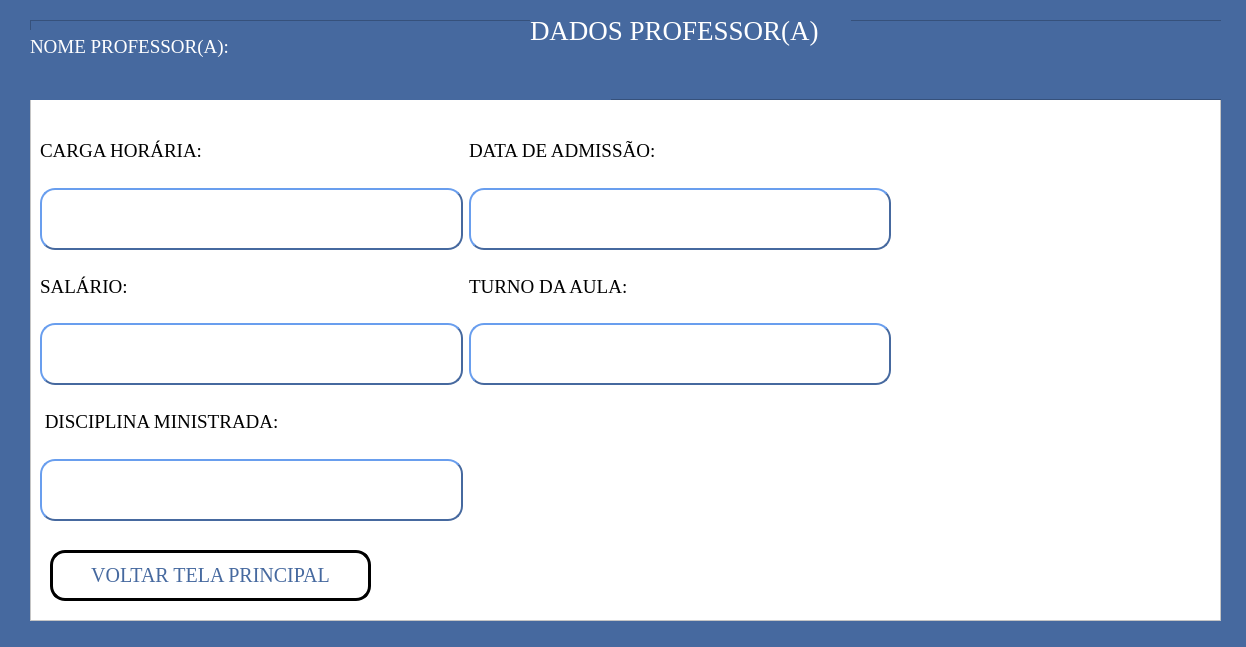
<?xml version="1.0" encoding="UTF-8"?>
<ui version="4.0">
 <class>MainWindow</class>
 <widget class="QMainWindow" name="MainWindow">
  <property name="geometry">
   <rect>
    <x>0</x>
    <y>0</y>
    <width>1246</width>
    <height>647</height>
   </rect>
  </property>
  <property name="windowTitle">
   <string>Tela Dados Professor</string>
  </property>
  <property name="windowIcon">
   <iconset>
    <normaloff>imagens/diplomado.png</normaloff>imagens/diplomado.png</iconset>
  </property>
  <property name="styleSheet">
   <string notr="true">background-color:rgb(70, 105, 159);</string>
  </property>
  <widget class="QWidget" name="centralwidget">
   <widget class="QLabel" name="label_47">
    <property name="geometry">
     <rect>
      <x>200</x>
      <y>30</y>
      <width>251</width>
      <height>22</height>
     </rect>
    </property>
    <property name="font">
     <font>
      <family>Bahnschrift</family>
      <pointsize>12</pointsize>
     </font>
    </property>
    <property name="styleSheet">
     <string notr="true">background-color: transparent;
COLOR:rgb(255, 255, 255)</string>
    </property>
    <property name="text">
     <string/>
    </property>
   </widget>
   <widget class="QFrame" name="frame">
    <property name="geometry">
     <rect>
      <x>30</x>
      <y>20</y>
      <width>1191</width>
      <height>601</height>
     </rect>
    </property>
    <property name="styleSheet">
     <string notr="true">background-color: rgb(255, 255, 255);</string>
    </property>
    <property name="frameShape">
     <enum>QFrame::StyledPanel</enum>
    </property>
    <property name="frameShadow">
     <enum>QFrame::Raised</enum>
    </property>
    <widget class="QWidget" name="layoutWidget">
     <property name="geometry">
      <rect>
       <x>10</x>
       <y>100</y>
       <width>851</width>
       <height>401</height>
      </rect>
     </property>
     <layout class="QGridLayout" name="gridLayout">
      <item row="3" column="1">
       <widget class="QLabel" name="label_51">
        <property name="palette">
         <palette>
          <active>
           <colorrole role="WindowText">
            <brush brushstyle="SolidPattern">
             <color alpha="255">
              <red>0</red>
              <green>0</green>
              <blue>0</blue>
             </color>
            </brush>
           </colorrole>
           <colorrole role="Button">
            <brush brushstyle="SolidPattern">
             <color alpha="0">
              <red>0</red>
              <green>0</green>
              <blue>0</blue>
             </color>
            </brush>
           </colorrole>
           <colorrole role="Text">
            <brush brushstyle="SolidPattern">
             <color alpha="255">
              <red>0</red>
              <green>0</green>
              <blue>0</blue>
             </color>
            </brush>
           </colorrole>
           <colorrole role="ButtonText">
            <brush brushstyle="SolidPattern">
             <color alpha="255">
              <red>0</red>
              <green>0</green>
              <blue>0</blue>
             </color>
            </brush>
           </colorrole>
           <colorrole role="Base">
            <brush brushstyle="SolidPattern">
             <color alpha="0">
              <red>0</red>
              <green>0</green>
              <blue>0</blue>
             </color>
            </brush>
           </colorrole>
           <colorrole role="Window">
            <brush brushstyle="SolidPattern">
             <color alpha="0">
              <red>0</red>
              <green>0</green>
              <blue>0</blue>
             </color>
            </brush>
           </colorrole>
          </active>
          <inactive>
           <colorrole role="WindowText">
            <brush brushstyle="SolidPattern">
             <color alpha="255">
              <red>0</red>
              <green>0</green>
              <blue>0</blue>
             </color>
            </brush>
           </colorrole>
           <colorrole role="Button">
            <brush brushstyle="SolidPattern">
             <color alpha="0">
              <red>0</red>
              <green>0</green>
              <blue>0</blue>
             </color>
            </brush>
           </colorrole>
           <colorrole role="Text">
            <brush brushstyle="SolidPattern">
             <color alpha="255">
              <red>0</red>
              <green>0</green>
              <blue>0</blue>
             </color>
            </brush>
           </colorrole>
           <colorrole role="ButtonText">
            <brush brushstyle="SolidPattern">
             <color alpha="255">
              <red>0</red>
              <green>0</green>
              <blue>0</blue>
             </color>
            </brush>
           </colorrole>
           <colorrole role="Base">
            <brush brushstyle="SolidPattern">
             <color alpha="0">
              <red>0</red>
              <green>0</green>
              <blue>0</blue>
             </color>
            </brush>
           </colorrole>
           <colorrole role="Window">
            <brush brushstyle="SolidPattern">
             <color alpha="0">
              <red>0</red>
              <green>0</green>
              <blue>0</blue>
             </color>
            </brush>
           </colorrole>
          </inactive>
          <disabled>
           <colorrole role="WindowText">
            <brush brushstyle="SolidPattern">
             <color alpha="255">
              <red>0</red>
              <green>0</green>
              <blue>0</blue>
             </color>
            </brush>
           </colorrole>
           <colorrole role="Button">
            <brush brushstyle="SolidPattern">
             <color alpha="0">
              <red>0</red>
              <green>0</green>
              <blue>0</blue>
             </color>
            </brush>
           </colorrole>
           <colorrole role="Text">
            <brush brushstyle="SolidPattern">
             <color alpha="255">
              <red>0</red>
              <green>0</green>
              <blue>0</blue>
             </color>
            </brush>
           </colorrole>
           <colorrole role="ButtonText">
            <brush brushstyle="SolidPattern">
             <color alpha="255">
              <red>0</red>
              <green>0</green>
              <blue>0</blue>
             </color>
            </brush>
           </colorrole>
           <colorrole role="Base">
            <brush brushstyle="SolidPattern">
             <color alpha="0">
              <red>0</red>
              <green>0</green>
              <blue>0</blue>
             </color>
            </brush>
           </colorrole>
           <colorrole role="Window">
            <brush brushstyle="SolidPattern">
             <color alpha="0">
              <red>0</red>
              <green>0</green>
              <blue>0</blue>
             </color>
            </brush>
           </colorrole>
          </disabled>
         </palette>
        </property>
        <property name="font">
         <font>
          <family>Georgia</family>
          <pointsize>14</pointsize>
          <weight>50</weight>
          <bold>false</bold>
         </font>
        </property>
        <property name="styleSheet">
         <string notr="true">background-color: transparent;
color: rgb(0, 0, 0);</string>
        </property>
        <property name="text">
         <string>TURNO DA AULA:</string>
        </property>
       </widget>
      </item>
      <item row="4" column="0">
       <widget class="QLabel" name="text_3">
        <property name="font">
         <font>
          <family>Georgia</family>
          <pointsize>12</pointsize>
          <weight>50</weight>
          <bold>false</bold>
         </font>
        </property>
        <property name="styleSheet">
         <string notr="true">background-color:rgb(255, 255, 255);
border-radius:15px;
border-style:outset;
border-width:2px;
border-color:rgb(70, 105, 159);
color:rgb(70, 105, 159)</string>
        </property>
        <property name="text">
         <string>&lt;html&gt;&lt;head/&gt;&lt;body&gt;&lt;p align=&quot;center&quot;&gt;&lt;br/&gt;&lt;/p&gt;&lt;/body&gt;&lt;/html&gt;</string>
        </property>
       </widget>
      </item>
      <item row="3" column="0">
       <widget class="QLabel" name="label_50">
        <property name="palette">
         <palette>
          <active>
           <colorrole role="WindowText">
            <brush brushstyle="SolidPattern">
             <color alpha="255">
              <red>0</red>
              <green>0</green>
              <blue>0</blue>
             </color>
            </brush>
           </colorrole>
           <colorrole role="Button">
            <brush brushstyle="SolidPattern">
             <color alpha="0">
              <red>0</red>
              <green>0</green>
              <blue>0</blue>
             </color>
            </brush>
           </colorrole>
           <colorrole role="Text">
            <brush brushstyle="SolidPattern">
             <color alpha="255">
              <red>0</red>
              <green>0</green>
              <blue>0</blue>
             </color>
            </brush>
           </colorrole>
           <colorrole role="ButtonText">
            <brush brushstyle="SolidPattern">
             <color alpha="255">
              <red>0</red>
              <green>0</green>
              <blue>0</blue>
             </color>
            </brush>
           </colorrole>
           <colorrole role="Base">
            <brush brushstyle="SolidPattern">
             <color alpha="0">
              <red>0</red>
              <green>0</green>
              <blue>0</blue>
             </color>
            </brush>
           </colorrole>
           <colorrole role="Window">
            <brush brushstyle="SolidPattern">
             <color alpha="0">
              <red>0</red>
              <green>0</green>
              <blue>0</blue>
             </color>
            </brush>
           </colorrole>
          </active>
          <inactive>
           <colorrole role="WindowText">
            <brush brushstyle="SolidPattern">
             <color alpha="255">
              <red>0</red>
              <green>0</green>
              <blue>0</blue>
             </color>
            </brush>
           </colorrole>
           <colorrole role="Button">
            <brush brushstyle="SolidPattern">
             <color alpha="0">
              <red>0</red>
              <green>0</green>
              <blue>0</blue>
             </color>
            </brush>
           </colorrole>
           <colorrole role="Text">
            <brush brushstyle="SolidPattern">
             <color alpha="255">
              <red>0</red>
              <green>0</green>
              <blue>0</blue>
             </color>
            </brush>
           </colorrole>
           <colorrole role="ButtonText">
            <brush brushstyle="SolidPattern">
             <color alpha="255">
              <red>0</red>
              <green>0</green>
              <blue>0</blue>
             </color>
            </brush>
           </colorrole>
           <colorrole role="Base">
            <brush brushstyle="SolidPattern">
             <color alpha="0">
              <red>0</red>
              <green>0</green>
              <blue>0</blue>
             </color>
            </brush>
           </colorrole>
           <colorrole role="Window">
            <brush brushstyle="SolidPattern">
             <color alpha="0">
              <red>0</red>
              <green>0</green>
              <blue>0</blue>
             </color>
            </brush>
           </colorrole>
          </inactive>
          <disabled>
           <colorrole role="WindowText">
            <brush brushstyle="SolidPattern">
             <color alpha="255">
              <red>0</red>
              <green>0</green>
              <blue>0</blue>
             </color>
            </brush>
           </colorrole>
           <colorrole role="Button">
            <brush brushstyle="SolidPattern">
             <color alpha="0">
              <red>0</red>
              <green>0</green>
              <blue>0</blue>
             </color>
            </brush>
           </colorrole>
           <colorrole role="Text">
            <brush brushstyle="SolidPattern">
             <color alpha="255">
              <red>0</red>
              <green>0</green>
              <blue>0</blue>
             </color>
            </brush>
           </colorrole>
           <colorrole role="ButtonText">
            <brush brushstyle="SolidPattern">
             <color alpha="255">
              <red>0</red>
              <green>0</green>
              <blue>0</blue>
             </color>
            </brush>
           </colorrole>
           <colorrole role="Base">
            <brush brushstyle="SolidPattern">
             <color alpha="0">
              <red>0</red>
              <green>0</green>
              <blue>0</blue>
             </color>
            </brush>
           </colorrole>
           <colorrole role="Window">
            <brush brushstyle="SolidPattern">
             <color alpha="0">
              <red>0</red>
              <green>0</green>
              <blue>0</blue>
             </color>
            </brush>
           </colorrole>
          </disabled>
         </palette>
        </property>
        <property name="font">
         <font>
          <family>Georgia</family>
          <pointsize>14</pointsize>
          <weight>50</weight>
          <bold>false</bold>
         </font>
        </property>
        <property name="styleSheet">
         <string notr="true">background-color: transparent;
color: rgb(0, 0, 0);</string>
        </property>
        <property name="text">
         <string>SALÁRIO:</string>
        </property>
       </widget>
      </item>
      <item row="0" column="0">
       <widget class="QLabel" name="label_49">
        <property name="palette">
         <palette>
          <active>
           <colorrole role="WindowText">
            <brush brushstyle="SolidPattern">
             <color alpha="255">
              <red>0</red>
              <green>0</green>
              <blue>0</blue>
             </color>
            </brush>
           </colorrole>
           <colorrole role="Button">
            <brush brushstyle="SolidPattern">
             <color alpha="0">
              <red>0</red>
              <green>0</green>
              <blue>0</blue>
             </color>
            </brush>
           </colorrole>
           <colorrole role="Text">
            <brush brushstyle="SolidPattern">
             <color alpha="255">
              <red>0</red>
              <green>0</green>
              <blue>0</blue>
             </color>
            </brush>
           </colorrole>
           <colorrole role="ButtonText">
            <brush brushstyle="SolidPattern">
             <color alpha="255">
              <red>0</red>
              <green>0</green>
              <blue>0</blue>
             </color>
            </brush>
           </colorrole>
           <colorrole role="Base">
            <brush brushstyle="SolidPattern">
             <color alpha="0">
              <red>0</red>
              <green>0</green>
              <blue>0</blue>
             </color>
            </brush>
           </colorrole>
           <colorrole role="Window">
            <brush brushstyle="SolidPattern">
             <color alpha="0">
              <red>0</red>
              <green>0</green>
              <blue>0</blue>
             </color>
            </brush>
           </colorrole>
          </active>
          <inactive>
           <colorrole role="WindowText">
            <brush brushstyle="SolidPattern">
             <color alpha="255">
              <red>0</red>
              <green>0</green>
              <blue>0</blue>
             </color>
            </brush>
           </colorrole>
           <colorrole role="Button">
            <brush brushstyle="SolidPattern">
             <color alpha="0">
              <red>0</red>
              <green>0</green>
              <blue>0</blue>
             </color>
            </brush>
           </colorrole>
           <colorrole role="Text">
            <brush brushstyle="SolidPattern">
             <color alpha="255">
              <red>0</red>
              <green>0</green>
              <blue>0</blue>
             </color>
            </brush>
           </colorrole>
           <colorrole role="ButtonText">
            <brush brushstyle="SolidPattern">
             <color alpha="255">
              <red>0</red>
              <green>0</green>
              <blue>0</blue>
             </color>
            </brush>
           </colorrole>
           <colorrole role="Base">
            <brush brushstyle="SolidPattern">
             <color alpha="0">
              <red>0</red>
              <green>0</green>
              <blue>0</blue>
             </color>
            </brush>
           </colorrole>
           <colorrole role="Window">
            <brush brushstyle="SolidPattern">
             <color alpha="0">
              <red>0</red>
              <green>0</green>
              <blue>0</blue>
             </color>
            </brush>
           </colorrole>
          </inactive>
          <disabled>
           <colorrole role="WindowText">
            <brush brushstyle="SolidPattern">
             <color alpha="255">
              <red>0</red>
              <green>0</green>
              <blue>0</blue>
             </color>
            </brush>
           </colorrole>
           <colorrole role="Button">
            <brush brushstyle="SolidPattern">
             <color alpha="0">
              <red>0</red>
              <green>0</green>
              <blue>0</blue>
             </color>
            </brush>
           </colorrole>
           <colorrole role="Text">
            <brush brushstyle="SolidPattern">
             <color alpha="255">
              <red>0</red>
              <green>0</green>
              <blue>0</blue>
             </color>
            </brush>
           </colorrole>
           <colorrole role="ButtonText">
            <brush brushstyle="SolidPattern">
             <color alpha="255">
              <red>0</red>
              <green>0</green>
              <blue>0</blue>
             </color>
            </brush>
           </colorrole>
           <colorrole role="Base">
            <brush brushstyle="SolidPattern">
             <color alpha="0">
              <red>0</red>
              <green>0</green>
              <blue>0</blue>
             </color>
            </brush>
           </colorrole>
           <colorrole role="Window">
            <brush brushstyle="SolidPattern">
             <color alpha="0">
              <red>0</red>
              <green>0</green>
              <blue>0</blue>
             </color>
            </brush>
           </colorrole>
          </disabled>
         </palette>
        </property>
        <property name="font">
         <font>
          <family>Georgia</family>
          <pointsize>14</pointsize>
          <weight>50</weight>
          <bold>false</bold>
         </font>
        </property>
        <property name="styleSheet">
         <string notr="true">background-color: transparent;
color: rgb(0, 0, 0);</string>
        </property>
        <property name="text">
         <string>CARGA HORÁRIA:</string>
        </property>
       </widget>
      </item>
      <item row="4" column="1">
       <widget class="QLabel" name="text_4">
        <property name="font">
         <font>
          <family>Georgia</family>
          <pointsize>12</pointsize>
          <weight>50</weight>
          <bold>false</bold>
         </font>
        </property>
        <property name="styleSheet">
         <string notr="true">background-color:rgb(255, 255, 255);
border-radius:15px;
border-style:outset;
border-width:2px;
border-color:rgb(70, 105, 159);
color:rgb(70, 105, 159)</string>
        </property>
        <property name="text">
         <string>&lt;html&gt;&lt;head/&gt;&lt;body&gt;&lt;p align=&quot;center&quot;&gt;&lt;br/&gt;&lt;/p&gt;&lt;/body&gt;&lt;/html&gt;</string>
        </property>
       </widget>
      </item>
      <item row="6" column="0">
       <widget class="QLabel" name="text_5">
        <property name="font">
         <font>
          <family>Georgia</family>
          <pointsize>12</pointsize>
          <weight>50</weight>
          <bold>false</bold>
         </font>
        </property>
        <property name="styleSheet">
         <string notr="true">background-color:rgb(255, 255, 255);
border-radius:15px;
border-style:outset;
border-width:2px;
border-color:rgb(70, 105, 159);
color:rgb(70, 105, 159)</string>
        </property>
        <property name="text">
         <string>&lt;html&gt;&lt;head/&gt;&lt;body&gt;&lt;p align=&quot;center&quot;&gt;&lt;br/&gt;&lt;/p&gt;&lt;/body&gt;&lt;/html&gt;</string>
        </property>
       </widget>
      </item>
      <item row="5" column="0" colspan="2">
       <widget class="QLabel" name="label_54">
        <property name="palette">
         <palette>
          <active>
           <colorrole role="WindowText">
            <brush brushstyle="SolidPattern">
             <color alpha="255">
              <red>0</red>
              <green>0</green>
              <blue>0</blue>
             </color>
            </brush>
           </colorrole>
           <colorrole role="Button">
            <brush brushstyle="SolidPattern">
             <color alpha="0">
              <red>0</red>
              <green>0</green>
              <blue>0</blue>
             </color>
            </brush>
           </colorrole>
           <colorrole role="Text">
            <brush brushstyle="SolidPattern">
             <color alpha="255">
              <red>0</red>
              <green>0</green>
              <blue>0</blue>
             </color>
            </brush>
           </colorrole>
           <colorrole role="ButtonText">
            <brush brushstyle="SolidPattern">
             <color alpha="255">
              <red>0</red>
              <green>0</green>
              <blue>0</blue>
             </color>
            </brush>
           </colorrole>
           <colorrole role="Base">
            <brush brushstyle="SolidPattern">
             <color alpha="0">
              <red>0</red>
              <green>0</green>
              <blue>0</blue>
             </color>
            </brush>
           </colorrole>
           <colorrole role="Window">
            <brush brushstyle="SolidPattern">
             <color alpha="0">
              <red>0</red>
              <green>0</green>
              <blue>0</blue>
             </color>
            </brush>
           </colorrole>
          </active>
          <inactive>
           <colorrole role="WindowText">
            <brush brushstyle="SolidPattern">
             <color alpha="255">
              <red>0</red>
              <green>0</green>
              <blue>0</blue>
             </color>
            </brush>
           </colorrole>
           <colorrole role="Button">
            <brush brushstyle="SolidPattern">
             <color alpha="0">
              <red>0</red>
              <green>0</green>
              <blue>0</blue>
             </color>
            </brush>
           </colorrole>
           <colorrole role="Text">
            <brush brushstyle="SolidPattern">
             <color alpha="255">
              <red>0</red>
              <green>0</green>
              <blue>0</blue>
             </color>
            </brush>
           </colorrole>
           <colorrole role="ButtonText">
            <brush brushstyle="SolidPattern">
             <color alpha="255">
              <red>0</red>
              <green>0</green>
              <blue>0</blue>
             </color>
            </brush>
           </colorrole>
           <colorrole role="Base">
            <brush brushstyle="SolidPattern">
             <color alpha="0">
              <red>0</red>
              <green>0</green>
              <blue>0</blue>
             </color>
            </brush>
           </colorrole>
           <colorrole role="Window">
            <brush brushstyle="SolidPattern">
             <color alpha="0">
              <red>0</red>
              <green>0</green>
              <blue>0</blue>
             </color>
            </brush>
           </colorrole>
          </inactive>
          <disabled>
           <colorrole role="WindowText">
            <brush brushstyle="SolidPattern">
             <color alpha="255">
              <red>0</red>
              <green>0</green>
              <blue>0</blue>
             </color>
            </brush>
           </colorrole>
           <colorrole role="Button">
            <brush brushstyle="SolidPattern">
             <color alpha="0">
              <red>0</red>
              <green>0</green>
              <blue>0</blue>
             </color>
            </brush>
           </colorrole>
           <colorrole role="Text">
            <brush brushstyle="SolidPattern">
             <color alpha="255">
              <red>0</red>
              <green>0</green>
              <blue>0</blue>
             </color>
            </brush>
           </colorrole>
           <colorrole role="ButtonText">
            <brush brushstyle="SolidPattern">
             <color alpha="255">
              <red>0</red>
              <green>0</green>
              <blue>0</blue>
             </color>
            </brush>
           </colorrole>
           <colorrole role="Base">
            <brush brushstyle="SolidPattern">
             <color alpha="0">
              <red>0</red>
              <green>0</green>
              <blue>0</blue>
             </color>
            </brush>
           </colorrole>
           <colorrole role="Window">
            <brush brushstyle="SolidPattern">
             <color alpha="0">
              <red>0</red>
              <green>0</green>
              <blue>0</blue>
             </color>
            </brush>
           </colorrole>
          </disabled>
         </palette>
        </property>
        <property name="font">
         <font>
          <family>Georgia</family>
          <pointsize>14</pointsize>
          <weight>50</weight>
          <bold>false</bold>
         </font>
        </property>
        <property name="styleSheet">
         <string notr="true">background-color: transparent;
color: rgb(0, 0, 0);</string>
        </property>
        <property name="text">
         <string> DISCIPLINA MINISTRADA:</string>
        </property>
       </widget>
      </item>
      <item row="1" column="0">
       <widget class="QLabel" name="text1">
        <property name="font">
         <font>
          <family>Georgia</family>
          <pointsize>12</pointsize>
          <weight>50</weight>
          <bold>false</bold>
         </font>
        </property>
        <property name="styleSheet">
         <string notr="true">background-color:rgb(255, 255, 255);
border-radius:15px;
border-style:outset;
border-width:2px;
border-color:rgb(70, 105, 159);
color:rgb(70, 105, 159)</string>
        </property>
        <property name="text">
         <string>&lt;html&gt;&lt;head/&gt;&lt;body&gt;&lt;p align=&quot;center&quot;&gt;&lt;br/&gt;&lt;/p&gt;&lt;/body&gt;&lt;/html&gt;</string>
        </property>
       </widget>
      </item>
      <item row="0" column="1">
       <widget class="QLabel" name="label_53">
        <property name="palette">
         <palette>
          <active>
           <colorrole role="WindowText">
            <brush brushstyle="SolidPattern">
             <color alpha="255">
              <red>0</red>
              <green>0</green>
              <blue>0</blue>
             </color>
            </brush>
           </colorrole>
           <colorrole role="Button">
            <brush brushstyle="SolidPattern">
             <color alpha="0">
              <red>0</red>
              <green>0</green>
              <blue>0</blue>
             </color>
            </brush>
           </colorrole>
           <colorrole role="Text">
            <brush brushstyle="SolidPattern">
             <color alpha="255">
              <red>0</red>
              <green>0</green>
              <blue>0</blue>
             </color>
            </brush>
           </colorrole>
           <colorrole role="ButtonText">
            <brush brushstyle="SolidPattern">
             <color alpha="255">
              <red>0</red>
              <green>0</green>
              <blue>0</blue>
             </color>
            </brush>
           </colorrole>
           <colorrole role="Base">
            <brush brushstyle="SolidPattern">
             <color alpha="0">
              <red>0</red>
              <green>0</green>
              <blue>0</blue>
             </color>
            </brush>
           </colorrole>
           <colorrole role="Window">
            <brush brushstyle="SolidPattern">
             <color alpha="0">
              <red>0</red>
              <green>0</green>
              <blue>0</blue>
             </color>
            </brush>
           </colorrole>
          </active>
          <inactive>
           <colorrole role="WindowText">
            <brush brushstyle="SolidPattern">
             <color alpha="255">
              <red>0</red>
              <green>0</green>
              <blue>0</blue>
             </color>
            </brush>
           </colorrole>
           <colorrole role="Button">
            <brush brushstyle="SolidPattern">
             <color alpha="0">
              <red>0</red>
              <green>0</green>
              <blue>0</blue>
             </color>
            </brush>
           </colorrole>
           <colorrole role="Text">
            <brush brushstyle="SolidPattern">
             <color alpha="255">
              <red>0</red>
              <green>0</green>
              <blue>0</blue>
             </color>
            </brush>
           </colorrole>
           <colorrole role="ButtonText">
            <brush brushstyle="SolidPattern">
             <color alpha="255">
              <red>0</red>
              <green>0</green>
              <blue>0</blue>
             </color>
            </brush>
           </colorrole>
           <colorrole role="Base">
            <brush brushstyle="SolidPattern">
             <color alpha="0">
              <red>0</red>
              <green>0</green>
              <blue>0</blue>
             </color>
            </brush>
           </colorrole>
           <colorrole role="Window">
            <brush brushstyle="SolidPattern">
             <color alpha="0">
              <red>0</red>
              <green>0</green>
              <blue>0</blue>
             </color>
            </brush>
           </colorrole>
          </inactive>
          <disabled>
           <colorrole role="WindowText">
            <brush brushstyle="SolidPattern">
             <color alpha="255">
              <red>0</red>
              <green>0</green>
              <blue>0</blue>
             </color>
            </brush>
           </colorrole>
           <colorrole role="Button">
            <brush brushstyle="SolidPattern">
             <color alpha="0">
              <red>0</red>
              <green>0</green>
              <blue>0</blue>
             </color>
            </brush>
           </colorrole>
           <colorrole role="Text">
            <brush brushstyle="SolidPattern">
             <color alpha="255">
              <red>0</red>
              <green>0</green>
              <blue>0</blue>
             </color>
            </brush>
           </colorrole>
           <colorrole role="ButtonText">
            <brush brushstyle="SolidPattern">
             <color alpha="255">
              <red>0</red>
              <green>0</green>
              <blue>0</blue>
             </color>
            </brush>
           </colorrole>
           <colorrole role="Base">
            <brush brushstyle="SolidPattern">
             <color alpha="0">
              <red>0</red>
              <green>0</green>
              <blue>0</blue>
             </color>
            </brush>
           </colorrole>
           <colorrole role="Window">
            <brush brushstyle="SolidPattern">
             <color alpha="0">
              <red>0</red>
              <green>0</green>
              <blue>0</blue>
             </color>
            </brush>
           </colorrole>
          </disabled>
         </palette>
        </property>
        <property name="font">
         <font>
          <family>Georgia</family>
          <pointsize>14</pointsize>
          <weight>50</weight>
          <bold>false</bold>
         </font>
        </property>
        <property name="styleSheet">
         <string notr="true">background-color: transparent;
color: rgb(0, 0, 0);</string>
        </property>
        <property name="text">
         <string>DATA DE ADMISSÃO:</string>
        </property>
       </widget>
      </item>
      <item row="1" column="1">
       <widget class="QLabel" name="text_2">
        <property name="font">
         <font>
          <family>Georgia</family>
          <pointsize>12</pointsize>
          <weight>50</weight>
          <bold>false</bold>
         </font>
        </property>
        <property name="styleSheet">
         <string notr="true">background-color:rgb(255, 255, 255);
border-radius:15px;
border-style:outset;
border-width:2px;
border-color:rgb(70, 105, 159);
color:rgb(70, 105, 159)</string>
        </property>
        <property name="text">
         <string>&lt;html&gt;&lt;head/&gt;&lt;body&gt;&lt;p align=&quot;center&quot;&gt;&lt;br/&gt;&lt;/p&gt;&lt;/body&gt;&lt;/html&gt;</string>
        </property>
       </widget>
      </item>
     </layout>
    </widget>
    <widget class="QFrame" name="frame_2">
     <property name="geometry">
      <rect>
       <x>0</x>
       <y>0</y>
       <width>1201</width>
       <height>80</height>
      </rect>
     </property>
     <property name="styleSheet">
      <string notr="true">background-color:rgb(70, 105, 159);</string>
     </property>
     <property name="frameShape">
      <enum>QFrame::StyledPanel</enum>
     </property>
     <property name="frameShadow">
      <enum>QFrame::Raised</enum>
     </property>
     <widget class="QWidget" name="layoutWidget">
      <property name="geometry">
       <rect>
        <x>0</x>
        <y>10</y>
        <width>581</width>
        <height>71</height>
       </rect>
      </property>
      <layout class="QVBoxLayout" name="verticalLayout">
       <item>
        <widget class="QLabel" name="label_46">
         <property name="font">
          <font>
           <family>Georgia</family>
           <pointsize>14</pointsize>
           <weight>50</weight>
           <bold>false</bold>
          </font>
         </property>
         <property name="styleSheet">
          <string notr="true">background-color: transparent;
COLOR:rgb(255, 255, 255)</string>
         </property>
         <property name="text">
          <string>NOME PROFESSOR(A):</string>
         </property>
        </widget>
       </item>
       <item>
        <widget class="QLabel" name="label_48">
         <property name="font">
          <font>
           <family>Georgia</family>
           <pointsize>12</pointsize>
           <weight>50</weight>
           <bold>false</bold>
          </font>
         </property>
         <property name="styleSheet">
          <string notr="true">background-color: transparent;
COLOR:rgb(255, 255, 255)</string>
         </property>
         <property name="text">
          <string/>
         </property>
        </widget>
       </item>
      </layout>
     </widget>
     <widget class="QLabel" name="label_2">
      <property name="geometry">
       <rect>
        <x>500</x>
        <y>-20</y>
        <width>321</width>
        <height>61</height>
       </rect>
      </property>
      <property name="font">
       <font>
        <family>Georgia</family>
        <pointsize>20</pointsize>
       </font>
      </property>
      <property name="autoFillBackground">
       <bool>false</bool>
      </property>
      <property name="styleSheet">
       <string notr="true">color: rgb(255, 255, 255);</string>
      </property>
      <property name="text">
       <string>DADOS PROFESSOR(A)</string>
      </property>
     </widget>
    </widget>
    <widget class="QPushButton" name="botao_tela_principal">
     <property name="geometry">
      <rect>
       <x>20</x>
       <y>530</y>
       <width>321</width>
       <height>51</height>
      </rect>
     </property>
     <property name="font">
      <font>
       <family>Georgia</family>
       <pointsize>15</pointsize>
       <weight>50</weight>
       <bold>false</bold>
      </font>
     </property>
     <property name="cursor">
      <cursorShape>UpArrowCursor</cursorShape>
     </property>
     <property name="styleSheet">
      <string notr="true">QPushButton{
color: rgb(70, 105, 159);
}

QPushButton{
background-color: rgb(255, 255, 255)
}

QPushButton:hover{
	background-color: lightblue
}

QPushButton{
border:3px solid black;
border-radius: 15px;
padding: 2px;
}</string>
     </property>
     <property name="text">
      <string>VOLTAR TELA PRINCIPAL</string>
     </property>
     <property name="icon">
      <iconset>
       <normaloff>../DESING/9868474931649315515-128.png</normaloff>../DESING/9868474931649315515-128.png</iconset>
     </property>
     <property name="iconSize">
      <size>
       <width>30</width>
       <height>30</height>
      </size>
     </property>
    </widget>
    <widget class="QLabel" name="label">
     <property name="geometry">
      <rect>
       <x>780</x>
       <y>140</y>
       <width>391</width>
       <height>361</height>
      </rect>
     </property>
     <property name="text">
      <string/>
     </property>
     <property name="pixmap">
      <pixmap>imagens/LOGO_UNIVERS.png</pixmap>
     </property>
     <property name="scaledContents">
      <bool>true</bool>
     </property>
    </widget>
    <zorder>label</zorder>
    <zorder>layoutWidget</zorder>
    <zorder>frame_2</zorder>
    <zorder>botao_tela_principal</zorder>
   </widget>
  </widget>
 </widget>
 <resources/>
 <connections/>
</ui>
